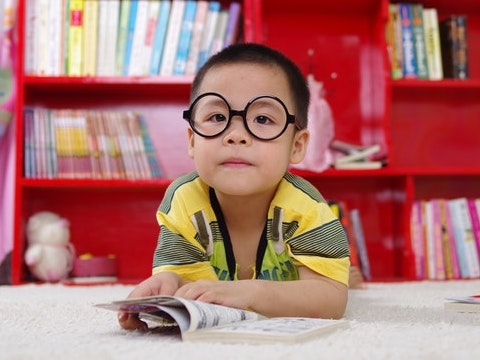
#> input picture OpenCV-101/Sample-Code-Python/boy.jpg, 480 x 360 px, given in place of jersey.jpg, which was not available
$ python dominantColor.py ../OpenCV-101/Sample-Code-Python/boy.jpg
#> lines starting #> are read from the running program, lines starting #| are printed output that depends on the picture; pictures that were not available may be replaced by others from this repository, and a replacement may not be noted
'''
    Author: Nebiyou Yismaw

    This is a python code read an RGB image, plot a historgram to see the
    dominant color

'''
# import requried libraries
import sys
import cv2
import numpy as np
np.set_printoptions(threshold=sys.maxsize)
import matplotlib.pyplot as plt
# configure matplot lib
import matplotlib
matplotlib.rcParams['figure.figsize'] = (6.0, 6.0)
matplotlib.rcParams['image.cmap'] = 'gray'


'''
    @main
'''
def main(argv):
    img = cv2.imread("jersey.jpg")
#> img is the input picture: shape (360, 480, 3); mean B, G, R 111.8, 115.3, 174.3
    cv2.imshow("Messi",img)
    cv2.waitKey(0)

    # Convert to HSV color space
    hsvImage = cv2.cvtColor(img,cv2.COLOR_BGR2HSV)
#> hsvImage: shape (360, 480, 3); mean H, S, V 93.8, 115.9, 176.2

    # Split the channels
    H, S, V = cv2.split(hsvImage)
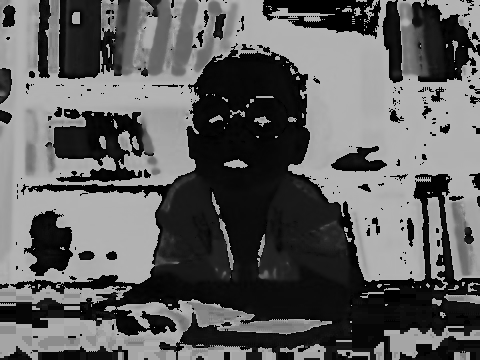
#> H: shape (360, 480); min 0, max 179, mean 93.8
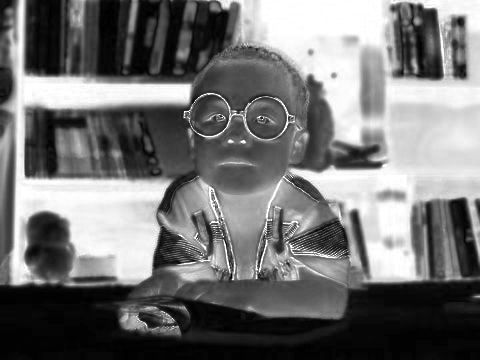
#> S: shape (360, 480); min 0, max 255, mean 115.9
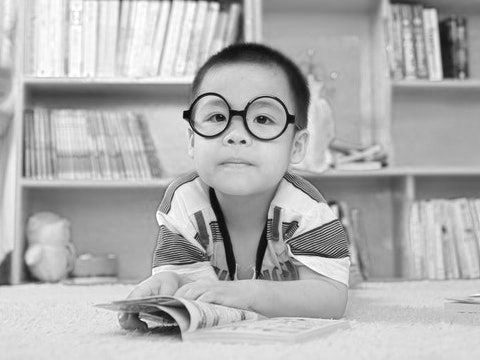
#> V: shape (360, 480); min 6, max 255, mean 176.2
    # Remove unsaturated (white/gray) pixels
    H_array = H[S > 10].flatten()

    print(H_array.shape)
#| (146553,)

    plt.figure(figsize=[20,10])
    plt.subplot(121);plt.imshow(img[...,::-1]);plt.title("Image");plt.axis('off')
    plt.subplot(122);plt.hist(H_array, bins=180, color='r');plt.title("Histogram")
    plt.show()
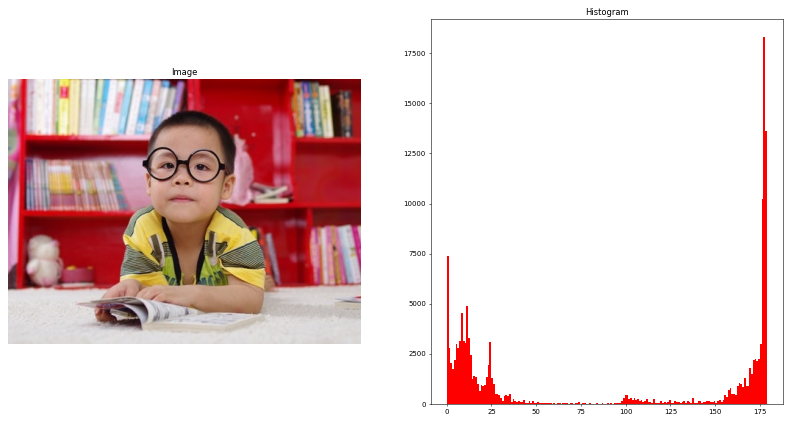
#> figure drawn by matplotlib, 2 panels; panel 2: tallest bar 18289 high, from x = 177 to 178

    cv2.destroyAllWindows()

if __name__ == '__main__':
    main(sys.argv)
